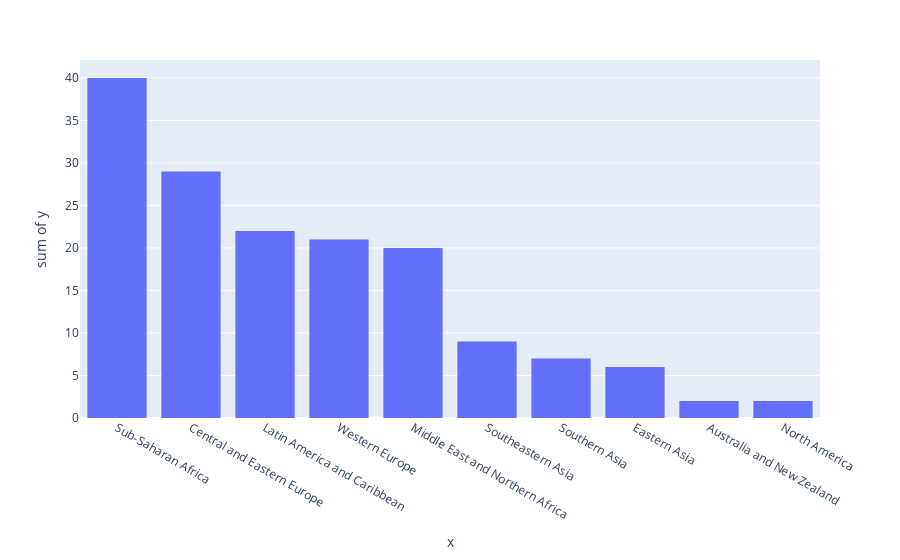

Notebook code for this chart:
### Markdown cell above
Построим необходимый график. По моему мнению, из-за большой разницы в значениях и малом количестве регионов, самый наглядный график - гистограмма.

### Code cell
fig = px.histogram(x=regions.keys(),y=regions.values())
fig.show()

### Figure 1 — Plotly figure (JSON) as saved in the notebook; plotly's stock layout.template omitted (floating-point values rounded to 4 significant figures)
{"data": [{"alignmentgroup": "True", "bingroup": "x", "histfunc": "sum", "hovertemplate": "x=%{x}<br>sum of y=%{y}<extra></extra>", "legendgroup": "", "marker": {"color": "#636efa", "pattern": {"shape": ""}}, "name": "", "offsetgroup": "", "orientation": "v", "showlegend": false, "type": "histogram", "x": ["Sub-Saharan Africa", "Central and Eastern Europe", "Latin America and Caribbean", "Western Europe", "Middle East and Northern Africa", "Southeastern Asia", "Southern Asia", "Eastern Asia", "Australia and New Zealand", "North America"], "xaxis": "x", "y": [40, 29, 22, 21, 20, 9, 7, 6, 2, 2], "yaxis": "y"}], "layout": {"barmode": "relative", "legend": {"tracegroupgap": 0}, "margin": {"t": 60}, "xaxis": {"anchor": "y", "domain": [0, 1], "title": {"text": "x"}}, "yaxis": {"anchor": "x", "domain": [0, 1], "title": {"text": "sum of y"}}}}
